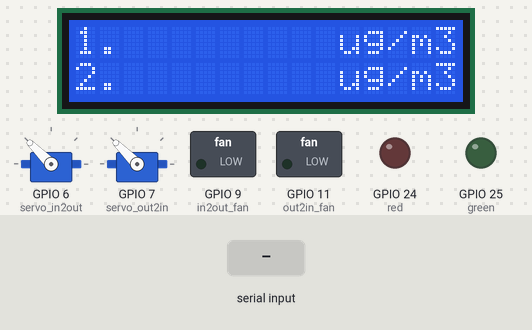
Simulated run of this program. Board: Raspberry Pi (BCM pin numbers). Parts: 2 × servo, 16×2 character LCD, switched loads named in the program (green lamp = pin HIGH), output pins drawn as LEDs (lit = HIGH). The inputs (shaded band) are chosen by the test bench. Servo angles are drawn from the pulse width (0.5 ms = 0°, 2.5 ms = 180°); threads take turns every 2 ms; what the program prints to the terminal is not drawn.

Above: at 1.2 s.
1.3 s: "0\n" received over the second serial link
At 2.2 s:
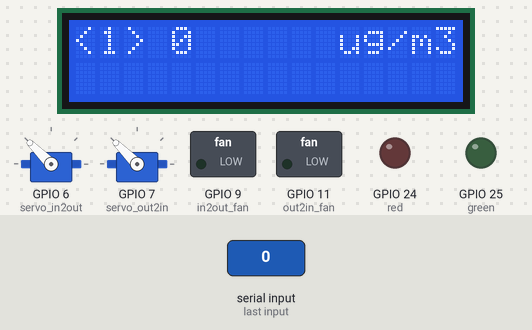
2.8 s: "5\n" received over the second serial link
At 3.3 s:
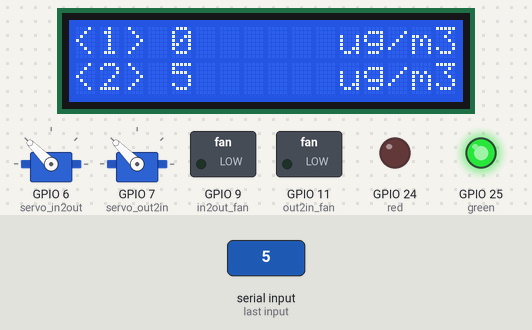
4.3 s: "90\n" received over the second serial link
At 5.5 s:
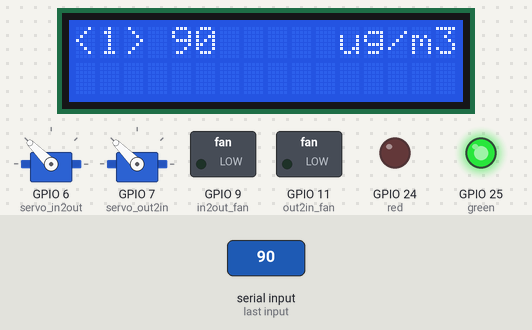
5.8 s: "200\n" received over the second serial link
At 6.7 s:
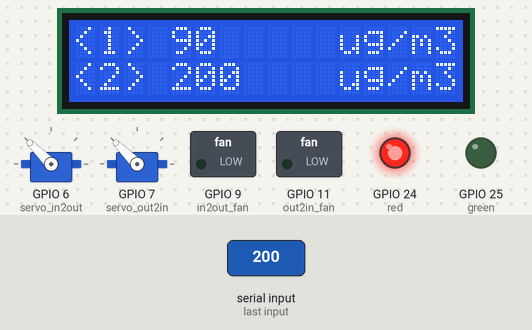
7.3 s: "1\n" received over the second serial link
At 7.9 s:
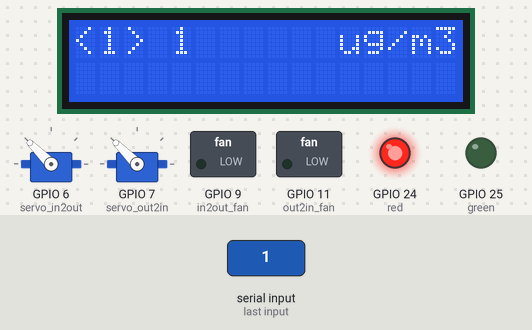
8.8 s: "90\n" received over the second serial link
At 10.1 s:
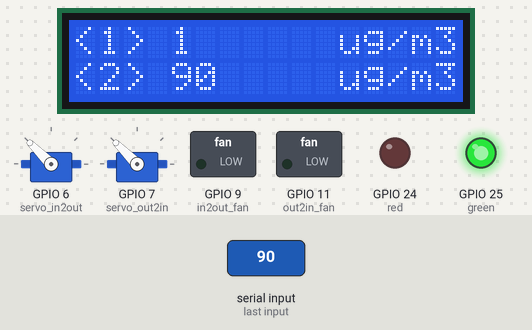
Timing chart, 0 to 11.3 s (numbered marks = the images above; inputs shaded):
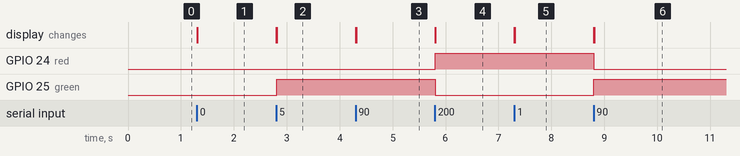

The program:

air_clean.py
```python
import serial                #시리얼통신 모듈
from queue import Queue      #시스템 큐 생성 모듈
import RPi.GPIO as gpio      #GPIO 모듈
import time                  #time 모듈 내 delay()함수사용
import threading             #멀티 스레드 모듈
from RPLCD import CharLCD    #text LCD 모듈

#기본설정을 처리하는 함수생성
def settings():
	#ignore warning messages
	gpio.setwarnings(False)

	#set up pin numbers as BCM
	gpio.setmode(gpio.BCM)

        #스레드간 미세먼지 값 전달을 위한 변수
	global data1, data2

        #각각의 미세먼지 센서가 보내는 데이터를 전송할 큐를 따로 생성
	global q1, q2
	q1 = Queue()
	q2 = Queue()

#GPIO핀을 할당하는 함수생성
def allocations():
	#pin - gpio allocation
	global red, green

        #red : red LED, green : green LED
	red = 24                                      #GPIO NUMBER 24
	green = 25                                    #GPIO NUMBER 25

	gpio.setup(red, gpio.OUT)
	gpio.setup(green, gpio.OUT)

	#out2in_fan : 밖에서 안으로 공기를 보내는 환풍기
	#in2out_fan : 안에서 밖으로 공기를 보내는 환풍기
	global out2in_fan, in2out_fan

	out2in_fan = 11                               #GPIO NUMBER 11
	in2out_fan = 9                                #GPIO NUMBER 9

	gpio.setup(out2in_fan, gpio.OUT)
	gpio.setup(in2out_fan, gpio.OUT)

	#servo_in2out : in2out_fan과 함께 동작
	global servo_in2out, motor_in2out
	servo_in2out = 6                              #GPIO NUMBER 6
	gpio.setup(servo_in2out, gpio.OUT)
	#모터의 PWM범위를 0~50Hz로 설정
	motor_in2out = gpio.PWM(servo_in2out, 50)
	#초기 모터 위치는 10으로 설정
	motor_in2out.start(10)

        #servo_out2in : out2in_fan과 함께 동작
	global servo_out2in, motor_out2in
	servo_out2in = 7                              #GPIO NUMBER 7
	gpio.setup(servo_out2in, gpio.OUT)
	motor_out2in = gpio.PWM(servo_out2in, 50)
	motor_out2in.start(10)

#미세먼지를 측정하는 스레드 함수
def measuring(q1, q2):
	print("measuring start")
	#switch값에 따라 미세먼지센서를 번갈아가며 데이터를 가져옴
	switch = 0

	#set up serial port
	#아두이노 시리얼포트 : /dev/ttyACM0
	#           통신속도 : 9600 baud
	ser = serial.Serial("/dev/ttyACM0", 9600)

	#textLCD allocation
	lcd = CharLCD(numbering_mode = gpio.BCM, cols = 16, rows = 2, pin_rs = 4, pin_e = 17, pins_data = [18, 27, 22, 23])

	lcd.clear()                                   #화면 초기화 함수
	lcd.cursor_pos = (0, 0)                       #커서 위치 설정함수
	lcd.write_string("1. ")                       #문자열을 LCD에 표시하는 함수
	lcd.cursor_pos = (0, 11)
	lcd.write_string("ug/m3")
	lcd.cursor_pos = (1, 0)
	lcd.write_string("2. ")
	lcd.cursor_pos = (1, 11)
	lcd.write_string("ug/m3")

	while True:
		try:
                        #시리얼포트에서 읽은 내용을 UTF-8로 변환하고 변수에 저장
			line = ser.readline().decode('utf-8')
			if line:
				if switch == 0:
					data1 = line
					#queue에 데이터 전송
					q1.put(data1)
					switch = 1
					print("send[1]", data1)
					lcd.clear()
					lcd.cursor_pos = (0, 0)
					lcd.write_string("<1> ")
					lcd.cursor_pos = (0, 4)
					lcd.write_string(str(data1))
					lcd.cursor_pos = (0, 11)
					lcd.write_string("ug/m3")
				else:
					data2 = line
					q2.put(data2)
					#queue에 데이터 전송
					switch = 0
					print("send[2]", data2)
					lcd.cursor_pos = (1, 0)
					lcd.write_string("<2> ")
					lcd.cursor_pos = (1, 4)
					lcd.write_string(str(data2))
					lcd.cursor_pos = (1, 11)
					lcd.write_string("ug/m3")

                #아무 키보드 키 입력시
		except KeyboardInterrupt:
			ser.close()           #시리얼 통신 종료
			q.task_done()         #queue 사용 종료
			break

#----------------------------- program start -----------------------------------

settings()

allocations()

#스레드로 동작시킬 함수 지정(타겟 - measuring함수, 매개변수 - queue 2개)
t = threading.Thread(target = measuring, args = (q1, q2))
t.start()#스레드 시작

while True:
	#data1 is dust concentration rate inside
        #queue에서 데이터 읽어옴
	data1 = q1.get()
	#시리얼통신으로 읽어온 값은 문자열이므로 실수형으로 변환
	data1 = float(data1)
	print("received[1] :", data1, "\n")
	data2 = q2.get()
	data2 = float(data2)
	print("received[2] :", data2, "\n")

        #핵심 동작은 보고서의 "4.1 제품 설계 목표"에 수록
	if data1 >= 76.0:
		gpio.output(red, True)
		gpio.output(green, False)

		if data2 >= 76.0:
			print("안 : 매우 나쁨! 밖 : 매우 나쁨!\n")
			motor_in2out.ChangeDutyCycle(10)
			motor_out2in.ChangeDutyCycle(10)
		elif 36.0 <= data2 < 76.0:
			print("안 : 매우 나쁨! 밖 : 나쁨!\n")
			motor_in2out.ChangeDutyCycle(10)
			motor_out2in.ChangeDutyCycle(10)
		elif 16.0 <= data2 < 36.0:
			print("안 : 매우 나쁨! 밖 : 보통!\n")
			motor_in2out.ChangeDutyCycle(5)
			motor_out2in.ChangeDutyCycle(5)
		else:
			print("안 : 매우 나쁨! 밖 : 좋음!\n")
			motor_in2out.ChangeDutyCycle(5)
			motor_out2in.ChangeDutyCycle(5)

	elif 76.0 > data1 >= 36.0:
		gpio.output(red, True)
		gpio.output(green, False)

		if data2 >= 76.0:
			print("안 : 나쁨! 밖 : 매우 나쁨!\n")
			motor_in2out.ChangeDutyCycle(10)
			motor_out2in.ChangeDutyCycle(10)
		elif 36.0 <= data2 < 76.0:
			print("안 : 나쁨! 밖 : 나쁨!\n")
			motor_in2out.ChangeDutyCycle(10)
			motor_out2in.ChangeDutyCycle(10)
		elif 16.0 <= data2 < 36.0:
			print("안 : 나쁨! 밖 : 보통!\n")
			motor_in2out.ChangeDutyCycle(5)
			motor_out2in.ChangeDutyCycle(5)
		else:
			print("안 : 나쁨! 밖 : 좋음!\n")
			motor_in2out.ChangeDutyCycle(5)
			motor_out2in.ChangeDutyCycle(5)

	elif 36.0 > data1 >= 16.0:
		gpio.output(red, False)
		gpio.output(green, True)

		if data2 >= 76.0:
			print("안 :보통! 밖 : 매우 나쁨!\n")
			motor_in2out.ChangeDutyCycle(10)
			motor_out2in.ChangeDutyCycle(10)
		elif 36.0 <= data2 < 76.0:
			print("안 : 보통! 밖 : 나쁨!\n")
			motor_in2out.ChangeDutyCycle(10)
			motor_out2in.ChangeDutyCycle(10)
		elif 16.0 <= data2 < 36.0:
			print("안 : 보통! 밖 : 보통!\n")
			motor_in2out.ChangeDutyCycle(10)
			motor_out2in.ChangeDutyCycle(10)
		else:
			print("안 : 보통! 밖 : 좋음!\n")
			motor_in2out.ChangeDutyCycle(5)
			motor_out2in.ChangeDutyCycle(5)

	else:
		gpio.output(red, False)
		gpio.output(green, True)

		if data2 >= 76.0:
			print("안 : 좋음! 밖 : 매우 나쁨!\n")
			motor_in2out.ChangeDutyCycle(10)
			motor_out2in.ChangeDutyCycle(10)
		elif 36.0 <= data2 < 76.0:
			print("안 : 좋음! 밖 : 나쁨!\n")
			motor_in2out.ChangeDutyCycle(10)
			motor_out2in.ChangeDutyCycle(10)
		elif 16.0 <= data2 < 36.0:
			print("안 : 좋음! 밖 : 보통!\n")
			motor_in2out.ChangeDutyCycle(10)
			motor_out2in.ChangeDutyCycle(10)
		else:
			print("안 : 좋음! 밖 : 좋음!\n")
			motor_in2out.ChangeDutyCycle(10)
			motor_out2in.ChangeDutyCycle(10)
```

Measured:
- after the input at 1.3 s, the display: first changes at once (image 1 shows a later state)
- after the input at 2.8 s, GPIO 25 (green): LOW → HIGH at once; the display: first changes at once (image 2 shows a later state)
- after the input at 4.3 s, the display: first changes at once (image 3 shows a later state)
- after the input at 5.8 s, GPIO 24 (red): LOW → HIGH at once; GPIO 25 (green): HIGH → LOW at once; the display: first changes at once (image 4 shows a later state)
- after the input at 7.3 s, the display: first changes at once (image 5 shows a later state)
- after the input at 8.8 s, GPIO 24 (red): HIGH → LOW at once; GPIO 25 (green): LOW → HIGH at once; the display: first changes at once (image 6 shows a later state)
